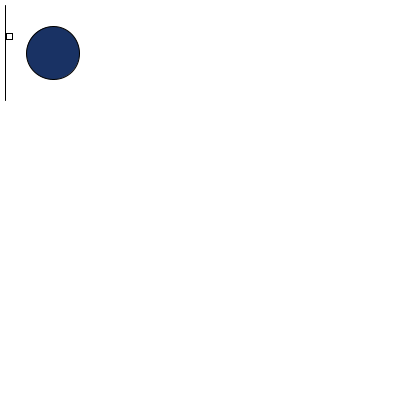
Frame 1 (no input)
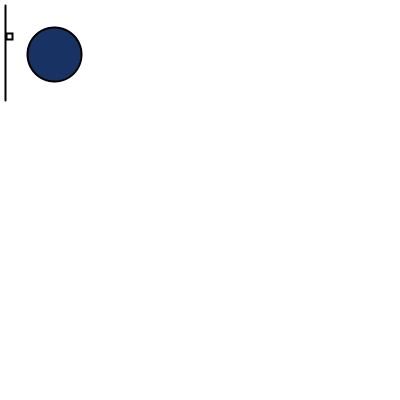
Frame 60 (the mouse pressed at the canvas centre just before this capture)
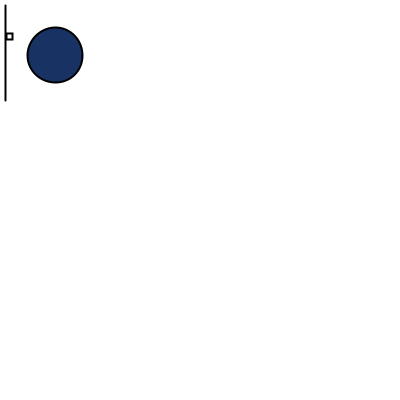
Frame 120 (the mouse held since frame 60 and released just before this capture)

The Processing sketch that drew these frames (run headless with seeded random() and noise(); from frame 60 on, the mouse is pressed at the canvas centre):

// Processing sketch: processing_555
// ── processing_555.pde

void setup() { 
  size(400,400);
  smooth ();
}
void draw() {
  background(255);
  int s = second();  // Values from 0 - 59
  int m = minute();  // Values from 0 - 59
  int h = hour();    // Values from 0 - 23
  fill (25, 50, 100);
  ellipse(s, s, s, s);
  fill (255);
  rect(m, 33, m, m);
  fill (155, 200, 50);
  line(h, h, h, 100);
  strokeWeight (2);
  }
